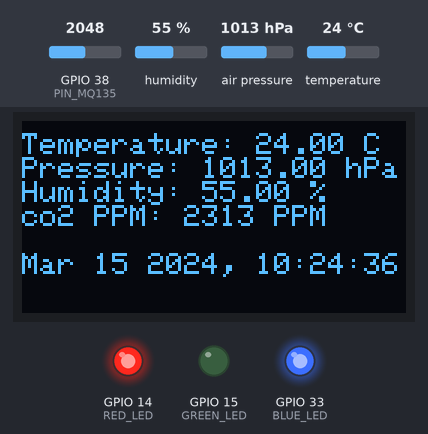
A sketch run on a simulated ESP32. On the bench: 128×64 one-colour display, output pins drawn as LEDs (lit = HIGH). The test bench sets the inputs (shaded band); at power-on: GPIO 38 (PIN_MQ135) = 2048, humidity 55 %, air pressure 1013 hPa, temperature 24 °C. WiFi joins after 1.5 s; servers stay silent unless stated; the display library's start-up logo is not drawn; the local clock reads 2024-03-15 10:24:30 at power-on unless the sketch sets it; what the sketch prints to the serial monitor is not drawn.

Above: at 7.1 s.
7.2 s: GPIO 38 (PIN_MQ135) set to 1806
At 8.5 s:
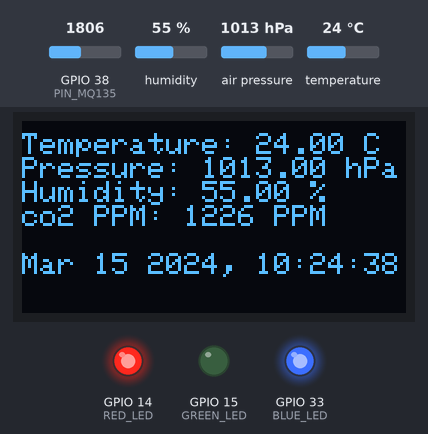
10.5 s: GPIO 38 (PIN_MQ135) set to 1699
At 11.6 s:
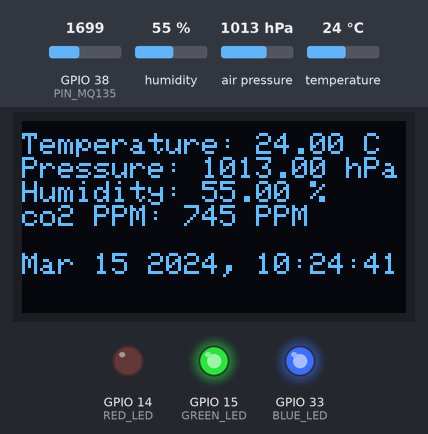
14.6 s: humidity set to 22 %
At 16.0 s:
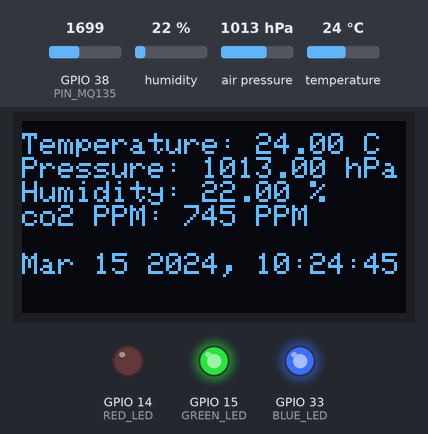
17.7 s: air pressure set to 952 hPa
At 19.1 s:
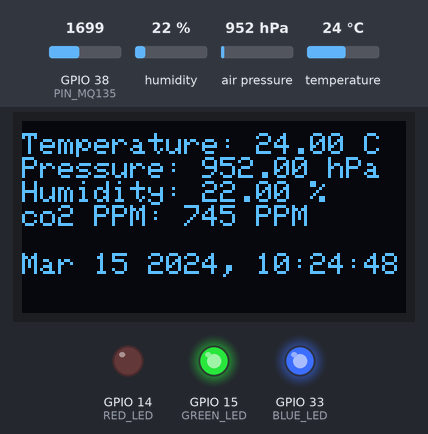
20.8 s: temperature set to 12 °C
At 22.2 s:
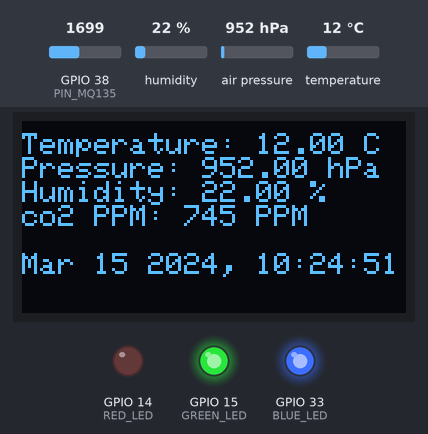
23.9 s: GPIO 38 (PIN_MQ135) set to 1228
At 25.3 s:
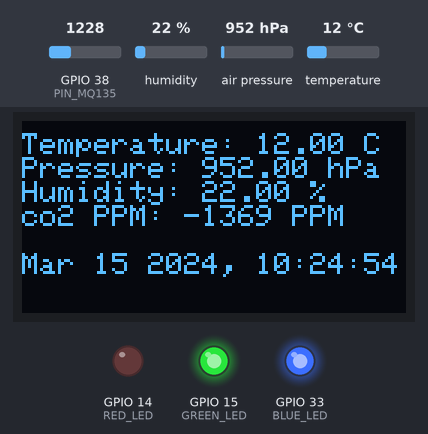
Timing chart, 0 to 26.9 s (numbered marks = the images above; inputs shaded):
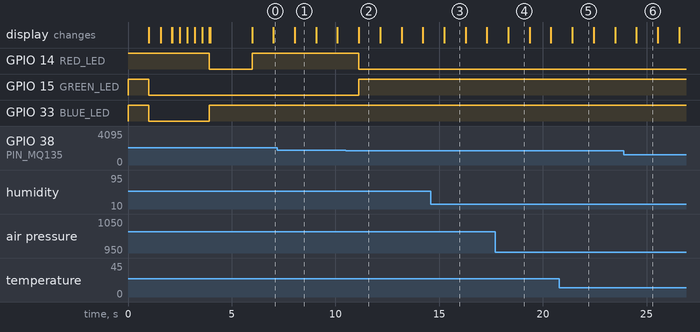

Measured:
- the behaviour switches between 1756 and 1755 on GPIO 38 (PIN_MQ135) (found by bisection; images 1 and 2)
- after the input at 10.5 s, GPIO 14 (RED_LED): HIGH → LOW after 0.63 s; GPIO 15 (GREEN_LED): LOW → HIGH after 0.63 s
- what the display in image 2 shows lasts 1.1 s, from 11.1 s to 12.2 s

The sketch:

RoomConditionsMonitoringSystem.ino
```cpp
// Build upon 302CEM_ArduinoWeatherStation project

#include <WiFi.h>
#include "time.h"
#include "MQ135.h"
#include <Wire.h>
#include <SPI.h>
#include <Adafruit_Sensor.h>
#include <Adafruit_BME280.h>
#include <Adafruit_GFX.h>
#include <Adafruit_SSD1306.h>

#define BME_SCK 5       // SCK to SCK
#define BME_MISO 19     // SDO to MISO
#define BME_MOSI 18     // SDI to MOSI
#define BME_CS 32       // CS to Digital Pin 0
#define RED_LED 14
#define GREEN_LED 15
#define BLUE_LED 33
#define SCREEN_WIDTH 128    // OLED display width, in pixels
#define SCREEN_HEIGHT 64    // OLED display height, in pixels
#define OLED_RESET    32    // Reset pin
#define SCREEN_ADDRESS 0x3C ///< See datasheet for Address;
#define PIN_MQ135     A2

Adafruit_SSD1306 display(SCREEN_WIDTH, SCREEN_HEIGHT, &Wire, OLED_RESET); // OLED software I2C
Adafruit_BME280 bme(BME_CS, BME_MOSI, BME_MISO, BME_SCK);                 // Sensor software SPI

// Air condition variables
const unsigned offset = 1622;  // variable taken from the min-co2 calibration
int co2Level;

// WiFi details
#define WIFI_SSID ""
#define WIFI_PASSWORD ""
#define SECOND_WIFI_SSID ""
#define SECOND_WIFI_PASSWORD ""

// Time variables
const char* ntpServer = "pool.ntp.org";
const int gmtOffset_sec = 0;
struct tm timeinfo;

void setup(){

  // Define LEDs as output
  pinMode(RED_LED, OUTPUT);
  pinMode(GREEN_LED, OUTPUT);
  pinMode(BLUE_LED, OUTPUT);
  pinMode(PIN_MQ135, INPUT);

  // Light up the LEDs
  digitalWrite(RED_LED, HIGH);
  digitalWrite(GREEN_LED, HIGH);
  digitalWrite(BLUE_LED, HIGH);

  // Init the serial communication
  Serial.begin(1000000);
  while(!Serial);     // Get the serial running
  delay(1000);        // Wait before accessing the sensor

  digitalWrite(BLUE_LED, LOW);
  digitalWrite(GREEN_LED, LOW);
  Serial.println(F("Hello World"));

  // Init the BME sensor
  unsigned status;
  status = bme.begin(0x76, &Wire);

  // Init the OLED
  if(!display.begin(SSD1306_SWITCHCAPVCC, SCREEN_ADDRESS)) {
    Serial.println(F("SSD1306 allocation failed"));
    for(;;);          // Don't proceed, loop forever
  }
  display.display();
  delay(500);         // Pause for 0.5 second
  display.clearDisplay();               // Clear the buffer
  display.setTextSize(1);               // Normal 1:1 pixel scale
  display.setTextColor(SSD1306_WHITE);  // Draw white text
  display.setCursor(0,0);               // Start at top-left corner

  // Draw a single pixel in white
  display.drawPixel(10, 10, SSD1306_WHITE);
  display.display();
  delay(500);
  display.clearDisplay();   // Clear the buffer

  // Init the WiFI
  WiFi.begin(WIFI_SSID, WIFI_PASSWORD);
  display.print("Connecting to Wi-Fi");
  display.display();
  int wait = 0;
  while (WiFi.status() != WL_CONNECTED) {
    if (wait == 15) {
      WiFi.begin(SECOND_WIFI_SSID, SECOND_WIFI_PASSWORD);
    } else if (wait > 30) {
      display.clearDisplay();                     // Clear the buffer
      display.setTextSize(1);                     // Normal 1:1 pixel scale
      display.setTextColor(SSD1306_WHITE);        // Draw white text
      display.setCursor(10,4);                     // Start at top-left corner
      display.print("Cannot find Wi-Fi");
      display.display();
      for(;;);
    }
    display.print(".");
    display.display();
    delay(333);
    wait++;
  }
  display.clearDisplay();   // Clear the buffer
  display.println();
  display.println("Connected with IP: ");
  display.println(WiFi.localIP());  // Display the system's IP
  display.display();

  // Init and get the time
  configTime(gmtOffset_sec, 0, ntpServer);
  if(!getLocalTime(&timeinfo)){
    Serial.println("Failed to obtain time");
    return;
  }

  digitalWrite(RED_LED, LOW);
  digitalWrite(BLUE_LED, HIGH);
  display.println();
  display.print(&timeinfo, "%b %d %Y, %H:%M:%S");  // Display time
  display.display();
  delay(2000);

} // End "setup()"

void loop(){ // Start of Program
  printReadings();
  delay(1000);
}

void printReadings() {

  display.clearDisplay();                     // Clear the buffer
  display.setTextSize(1);                     // Normal 1:1 pixel scale
  display.setTextColor(SSD1306_WHITE);        // Draw white text
  display.setCursor(0,4);                     // Start at top-left corner

  display.print("Temperature: ");
  display.print(bme.readTemperature(), 2);
  display.println(" C");

  display.print("Pressure: ");
  display.print(bme.readPressure() / 100.0F, 2);
  display.println(" hPa");

  display.print("Humidity: ");
  display.print(bme.readHumidity(), 2);
  display.println(" %");

  co2Level = map(analogRead(PIN_MQ135) - offset, 0, 1024, 400, 5000);
  display.print("co2 PPM: ");
  display.print(co2Level);
  display.println(" PPM");

  getLocalTime(&timeinfo);                    // Get time info from the ntp server
  display.println();
  display.print(&timeinfo, "%b %d %Y, %H:%M:%S");
  display.display();

  if (co2Level >= 1000) {
    digitalWrite(GREEN_LED, LOW);
    digitalWrite(RED_LED, HIGH);
    digitalWrite(BLUE_LED, HIGH);
  } else {
    digitalWrite(GREEN_LED, HIGH);
    digitalWrite(RED_LED, LOW);
    digitalWrite(BLUE_LED, HIGH);
  }
}
```
